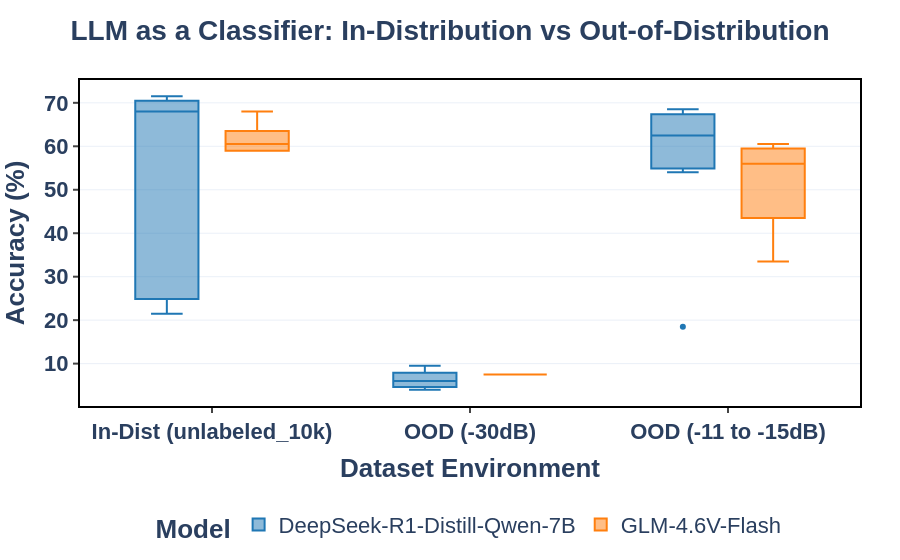

Notebook cell for this chart:
### Code cell
import plotly.express as px
import plotly.graph_objects as go
import plotly.io as pio

pio.templates.default = "plotly_white"

# Map dataset to Distribution
df['Distribution'] = df['dataset'].map({
    'unlabeled_10k': 'In-Dist (unlabeled_10k)',
    '-30dB': 'OOD (-30dB)',
    '-11_-15dB': 'OOD (-11 to -15dB)'
})

# ==========================================
# Plot 1: In-Distribution vs OOD Performance
# ==========================================
fig1 = px.box(df, x='Distribution', y='acc', color='model',
              color_discrete_sequence=['rgba(31, 119, 180, 1)', 'rgba(255, 127, 14, 1)'])

fig1.update_layout(
    title=dict(
        text='<b>LLM as a Classifier: In-Distribution vs Out-of-Distribution</b>',
        x=0.5,
        font=dict(size=28)
    ),
    xaxis_title='<b>Dataset Environment</b>',
    yaxis_title='<b>Accuracy (%)</b>',
    font=dict(size=22, family="Arial, sans-serif"),
    margin=dict(l=80, r=40, t=80, b=80),
    paper_bgcolor="white",
    plot_bgcolor="white",
    legend=dict(
        title='<b>Model</b>',
        orientation="h",
        yanchor="top",
        y=-0.3,
        xanchor="center",
        x=0.5
    )
)

fig1.update_xaxes(
    showline=True,
    linewidth=2,
    linecolor='black',
    mirror=True,
    ticks="outside",
    tickwidth=2,
    tickfont=dict(weight='bold')
)
fig1.update_yaxes(
    showline=True,
    linewidth=2,
    linecolor='black',
    mirror=True,
    ticks="outside",
    tickwidth=2,
    tickfont=dict(weight='bold')
    
)

fig1.write_image("1_InDist_vs_OOD.png", scale=3, width=1200, height=800)
fig1.show()

### Figure 1 — Plotly figure (JSON) as saved in the notebook; plotly's stock layout.template omitted (floating-point values rounded to 4 significant figures)
{"data": [{"alignmentgroup": "True", "hovertemplate": "model=DeepSeek-R1-Distill-Qwen-7B<br>Distribution=%{x}<br>acc=%{y}<extra></extra>", "legendgroup": "DeepSeek-R1-Distill-Qwen-7B", "marker": {"color": "rgba(31, 119, 180, 1)"}, "name": "DeepSeek-R1-Distill-Qwen-7B", "notched": false, "offsetgroup": "DeepSeek-R1-Distill-Qwen-7B", "orientation": "v", "showlegend": true, "type": "box", "x": ["In-Dist (unlabeled_10k)", "In-Dist (unlabeled_10k)", "In-Dist (unlabeled_10k)", "In-Dist (unlabeled_10k)", "In-Dist (unlabeled_10k)", "In-Dist (unlabeled_10k)", "In-Dist (unlabeled_10k)", "OOD (-30dB)", "OOD (-30dB)", "OOD (-30dB)", "OOD (-30dB)", "OOD (-30dB)", "OOD (-30dB)", "OOD (-30dB)", "OOD (-11 to -15dB)", "OOD (-11 to -15dB)", "OOD (-11 to -15dB)", "OOD (-11 to -15dB)", "OOD (-11 to -15dB)", "OOD (-11 to -15dB)", "OOD (-11 to -15dB)"], "x0": " ", "xaxis": "x", "y": [21.5, 22.5, 32.0, 68.0, 71.0, 69.0, 71.5, 8.0, 6.0, 7.5, 9.5, 4.5, 5.0, 4.0, 57.5, 18.5, 54.0, 68.5, 67.5, 67.0, 62.5], "y0": " ", "yaxis": "y"}, {"alignmentgroup": "True", "hovertemplate": "model=GLM-4.6V-Flash<br>Distribution=%{x}<br>acc=%{y}<extra></extra>", "legendgroup": "GLM-4.6V-Flash", "marker": {"color": "rgba(255, 127, 14, 1)"}, "name": "GLM-4.6V-Flash", "notched": false, "offsetgroup": "GLM-4.6V-Flash", "orientation": "v", "showlegend": true, "type": "box", "x": ["In-Dist (unlabeled_10k)", "In-Dist (unlabeled_10k)", "In-Dist (unlabeled_10k)", "In-Dist (unlabeled_10k)", "In-Dist (unlabeled_10k)", "OOD (-11 to -15dB)", "OOD (-11 to -15dB)", "OOD (-11 to -15dB)", "OOD (-11 to -15dB)", "OOD (-30dB)"], "x0": " ", "xaxis": "x", "y": [59.0, 62.0, 59.0, 60.5, 68.0, 58.5, 33.5, 53.5, 60.5, 7.5], "y0": " ", "yaxis": "y"}], "layout": {"boxmode": "group", "font": {"family": "Arial, sans-serif", "size": 22}, "legend": {"orientation": "h", "title": {"text": "<b>Model</b>"}, "tracegroupgap": 0, "x": 0.5, "xanchor": "center", "y": -0.3, "yanchor": "top"}, "margin": {"b": 80, "l": 80, "r": 40, "t": 80}, "paper_bgcolor": "white", "plot_bgcolor": "white", "title": {"font": {"size": 28}, "text": "<b>LLM as a Classifier: In-Distribution vs Out-of-Distribution</b>", "x": 0.5}, "xaxis": {"anchor": "y", "domain": [0, 1], "linecolor": "black", "linewidth": 2, "mirror": true, "showline": true, "tickfont": {"weight": "bold"}, "ticks": "outside", "tickwidth": 2, "title": {"text": "<b>Dataset Environment</b>"}}, "yaxis": {"anchor": "x", "domain": [0, 1], "linecolor": "black", "linewidth": 2, "mirror": true, "showline": true, "tickfont": {"weight": "bold"}, "ticks": "outside", "tickwidth": 2, "title": {"text": "<b>Accuracy (%)</b>"}}}}
